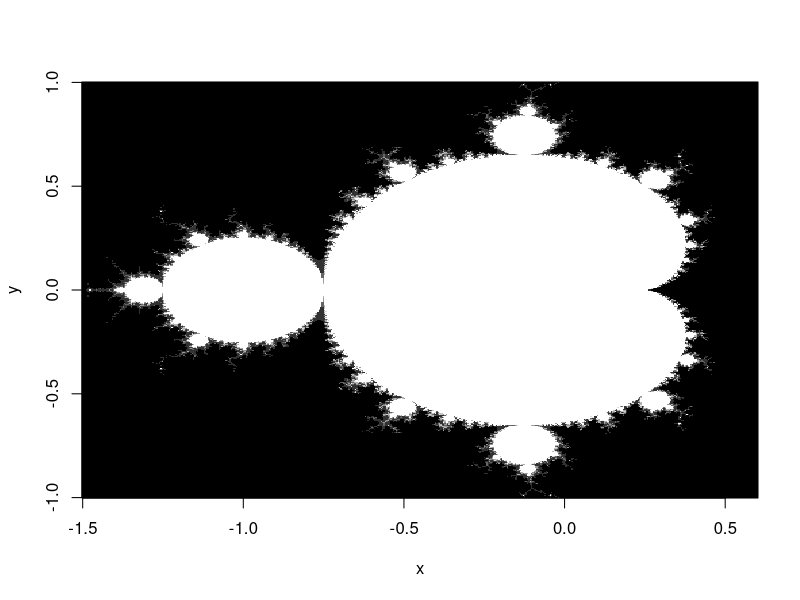

Write the R code that produced this figure.
#programmed in R

cols <- colorRampPalette(c("black","darkgray","gray","white"))(11)
xmin = -1.5
xmax = 0.6
nx = 500
ymin = -1.0
ymax = 1.0
ny = 500
n=200

# variables
x <- seq(xmin, xmax, length.out=nx)
y <- seq(ymin, ymax, length.out=ny)
c <- outer(x,y*1i,FUN="+")
z <- matrix(0.0, nrow=length(x), ncol=length(y))
k <- matrix(0.0, nrow=length(x), ncol=length(y))

for (rep in 1:n) { 
  print(rep)
  index <- which(Mod(z) < 2)
  z[index] <- z[index]^2 + c[index]
  k[index] <- k[index] + 1
}

image(x,y,k, col=cols)

